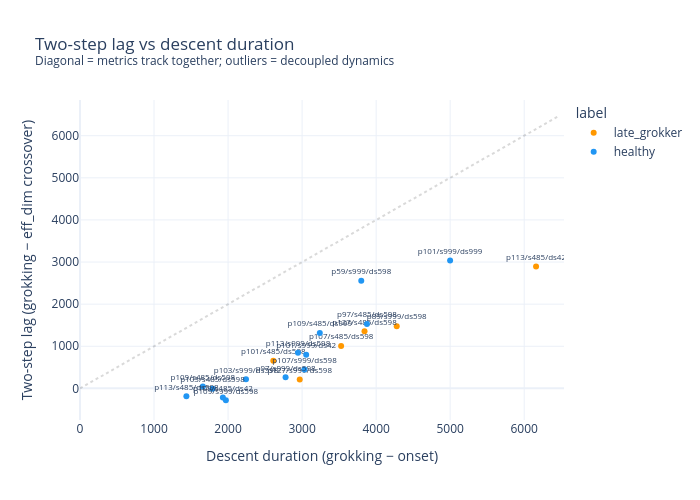

Source (notebook cell):
### Markdown cell above
## Two-step lag vs descent duration

Scatter of the two sharpness metrics against each other. If they're measuring the
same thing, points should fall along a diagonal. Divergence identifies models where
the eff-dim compression / grokking gap and the second-descent width are decoupled.

### Code cell
df_both = df[df["descent_duration"].notna() & df["two_step_lag"].notna()].copy()

fig = px.scatter(
    df_both,
    x="descent_duration",
    y="two_step_lag",
    color="label",
    color_discrete_map=_LABEL_COLORS,
    hover_data=["variant", "prime", "n_freqs", "npf", "freq_spread"],
    text="variant",
    title="Two-step lag vs descent duration<br>"
          "<sup>Diagonal = metrics track together; outliers = decoupled dynamics</sup>",
    labels={
        "descent_duration": "Descent duration (grokking − onset)",
        "two_step_lag": "Two-step lag (grokking − eff_dim crossover)",
    },
    template="plotly_white",
    height=500,
    width=700,
)
fig.update_traces(textposition="top center", textfont_size=8)

# Diagonal reference
lim = max(df_both["descent_duration"].max(), df_both["two_step_lag"].max()) * 1.05
fig.add_trace(go.Scatter(
    x=[0, lim], y=[0, lim],
    mode="lines",
    line=dict(color="rgba(0,0,0,0.15)", dash="dot"),
    showlegend=False,
))

fig.show()
fig.write_image(str(EXPORT_DIR / "two_step_vs_duration.png"))

### Figure 1 — Plotly figure (JSON) as saved in the notebook; plotly's stock layout.template omitted (floating-point values rounded to 4 significant figures)
{"data": [{"customdata": [["p101/s485/ds598", 101, 4, 128, 34], ["p107/s485/ds598", 107, 4, 128, 31], ["p113/s485/ds42", 113, 4, 128, 43], ["p127/s485/ds598", 127, 5, 102.4, 43], ["p127/s999/ds598", 127, 4, 128, 36], ["p89/s999/ds598", 89, 0, null, 0]], "hovertemplate": "label=late_grokker<br>Descent duration (grokking − onset)=%{x}<br>Two-step lag (grokking − eff_dim crossover)=%{y}<br>variant=%{customdata[0]}<br>prime=%{customdata[1]}<br>n_freqs=%{customdata[2]}<br>npf=%{customdata[3]}<br>freq_spread=%{customdata[4]}<extra></extra>", "legendgroup": "late_grokker", "marker": {"color": "#FF9800", "symbol": "circle"}, "mode": "markers+text", "name": "late_grokker", "orientation": "v", "showlegend": true, "text": ["p101/s485/ds598", "p107/s485/ds598", "p113/s485/ds42", "p127/s485/ds598", "p127/s999/ds598", "p89/s999/ds598"], "textfont": {"size": 8}, "textposition": "top center", "type": "scatter", "x": [2611.0, 3527.0, 6160.0, 3843.0, 2968.0, 4278.0], "xaxis": "x", "y": [656.0, 1008.0, 2896.0, 1356.0, 213.0, 1477.0], "yaxis": "y"}, {"customdata": [["p101/s999/ds42", 101, 4, 128, 37], ["p101/s999/ds999", 101, 3, 170.7, 24], ["p103/s485/ds598", 103, 4, 128, 34], ["p103/s999/ds598", 103, 4, 128, 24], ["p107/s999/ds598", 107, 3, 170.7, 29], ["p109/s485/ds42", 109, 3, 170.7, 31], ["p109/s485/ds598", 109, 3, 170.7, 23], ["p109/s485/ds999", 109, 4, 128, 23], ["p109/s999/ds598", 109, 4, 128, 14], ["p113/s485/ds598", 113, 3, 170.7, 26], ["p113/s999/ds598", 113, 4, 128, 46], ["p59/s999/ds598", 59, 3, 170.7, 16], ["p97/s485/ds598", 97, 3, 170.7, 40], ["p97/s999/ds598", 97, 3, 170.7, 22]], "hovertemplate": "label=healthy<br>Descent duration (grokking − onset)=%{x}<br>Two-step lag (grokking − eff_dim crossover)=%{y}<br>variant=%{customdata[0]}<br>prime=%{customdata[1]}<br>n_freqs=%{customdata[2]}<br>npf=%{customdata[3]}<br>freq_spread=%{customdata[4]}<extra></extra>", "legendgroup": "healthy", "marker": {"color": "#2196F3", "symbol": "circle"}, "mode": "markers+text", "name": "healthy", "orientation": "v", "showlegend": true, "text": ["p101/s999/ds42", "p101/s999/ds999", "p103/s485/ds598", "p103/s999/ds598", "p107/s999/ds598", "p109/s485/ds42", "p109/s485/ds598", "p109/s485/ds999", "p109/s999/ds598", "p113/s485/ds598", "p113/s999/ds598", "p59/s999/ds598", "p97/s485/ds598", "p97/s999/ds598"], "textfont": {"size": 8}, "textposition": "top center", "type": "scatter", "x": [3055.0, 4999.0, 1790.0, 2242.0, 3032.0, 1930.0, 1659.0, 3239.0, 1970.0, 1437.0, 2945.0, 3799.0, 3876.0, 2777.0], "xaxis": "x", "y": [801.0, 3036.0, -11.0, 216.0, 449.0, -216.0, 43.0, 1312.0, -282.0, -187.0, 848.0, 2553.0, 1531.0, 262.0], "yaxis": "y"}, {"line": {"color": "rgba(0,0,0,0.15)", "dash": "dot"}, "mode": "lines", "showlegend": false, "type": "scatter", "x": [0, 6468], "y": [0, 6468]}], "layout": {"height": 500, "legend": {"title": {"text": "label"}, "tracegroupgap": 0}, "title": {"text": "Two-step lag vs descent duration<br><sup>Diagonal = metrics track together; outliers = decoupled dynamics</sup>"}, "width": 700, "xaxis": {"anchor": "y", "domain": [0, 1], "title": {"text": "Descent duration (grokking − onset)"}}, "yaxis": {"anchor": "x", "domain": [0, 1], "title": {"text": "Two-step lag (grokking − eff_dim crossover)"}}}}
